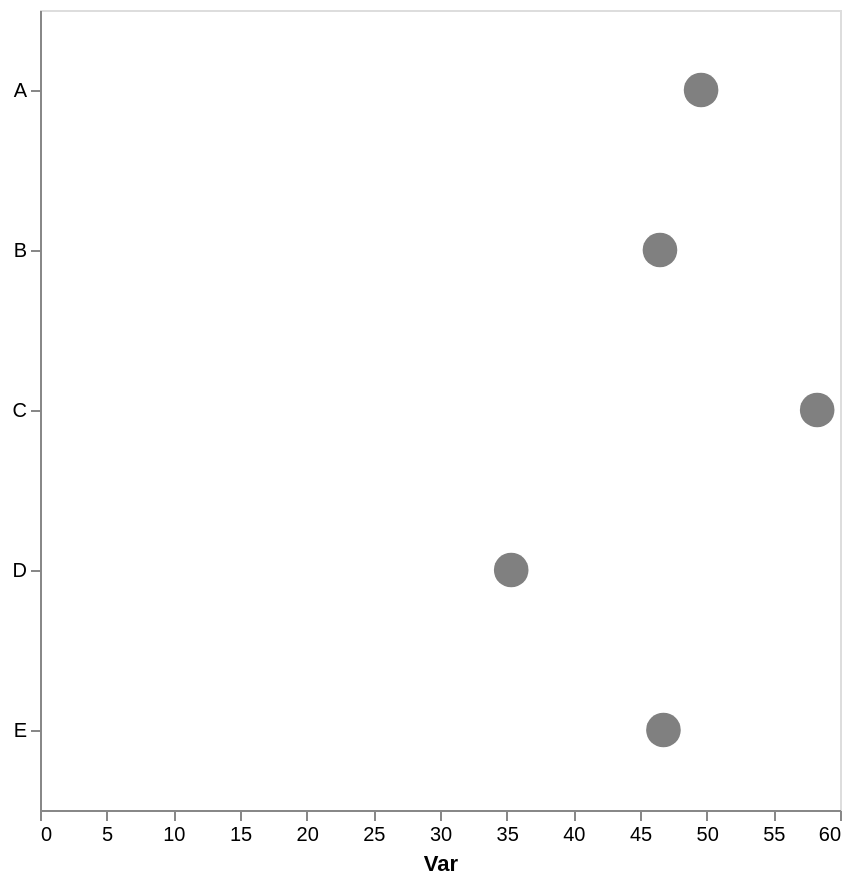

Write a Vega-Lite specification for this figure.
### Vega-Lite specification from a JSON file in a GitHub repository (floating-point values rounded to 4 significant figures)
{"config": {"view": {"continuousWidth": 300, "continuousHeight": 300}, "axis": {"grid": false}, "bar": {"color": "gray"}}, "data": {"name": "data-df60f004ea423c1b52d42614132162ca"}, "mark": {"type": "point", "color": "gray", "filled": true, "size": 300}, "encoding": {"x": {"aggregate": "mean", "axis": {"title": "Var"}, "field": "var1", "type": "quantitative"}, "y": {"axis": {"title": null}, "field": "cat", "type": "nominal"}}, "height": 400, "width": 400, "$schema": "https://vega.github.io/schema/vega-lite/v5.17.0.json", "datasets": {"data-df60f004ea423c1b52d42614132162ca": [{"cat": "B", "var1": 52.03, "var2": 52.25}, {"cat": "E", "var1": 49.94, "var2": 43.18}, {"cat": "D", "var1": 35.34, "var2": 52.92}, {"cat": "A", "var1": 44.27, "var2": 49.8}, {"cat": "E", "var1": 43.58, "var2": 59.42}, {"cat": "B", "var1": 42.74, "var2": 34.12}, {"cat": "B", "var1": 45.69, "var2": 69.31}, {"cat": "C", "var1": 60.56, "var2": 50.79}, {"cat": "B", "var1": 61.45, "var2": 40.26}, {"cat": "C", "var1": 56.02, "var2": 63.35}, {"cat": "B", "var1": 30.58, "var2": 44.58}, {"cat": "A", "var1": 54.9, "var2": 32.46}]}}
